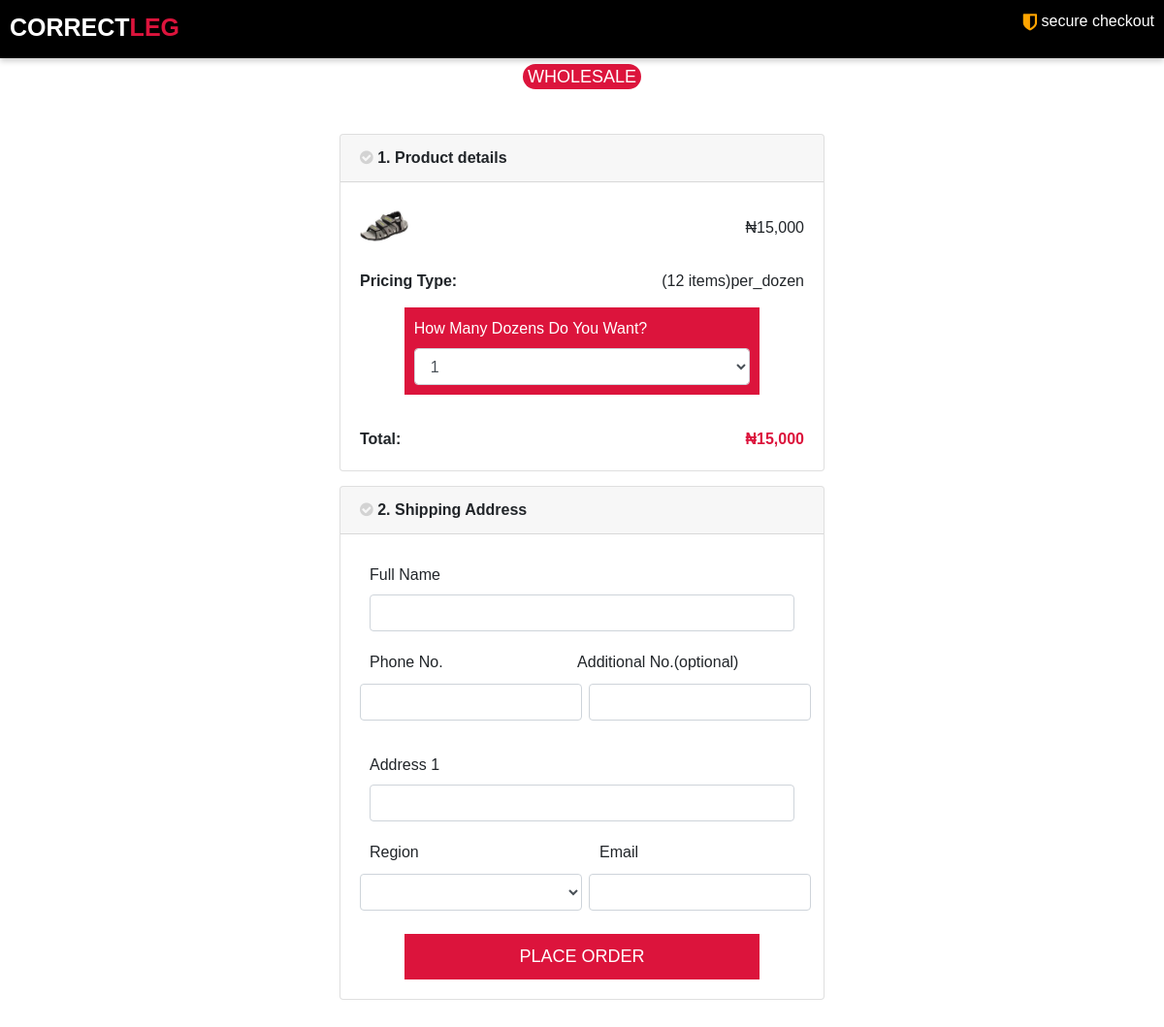
/wholesale-checkout.php?i=5ee775810a13d, run on the app's committed database.
### tables this page shows
CREATE TABLE `wholesaleproduct` (
  `id` int(11) NOT NULL,
  `uniqueid` varchar(500) NOT NULL,
  `sellerid` varchar(500) NOT NULL,
  `name` varchar(500) NOT NULL,
  `description` varchar(500) NOT NULL,
  `image1` varchar(500) NOT NULL,
  `image2` varchar(500) NOT NULL,
  `image3` varchar(500) NOT NULL,
  `itemisfor` varchar(500) NOT NULL,
  `itemtype` varchar(500) NOT NULL,
  `size` varchar(500) NOT NULL,
  `brandname` varchar(500) NOT NULL,
  `price_per_dozen` varchar(500) NOT NULL,
  `price_per_set` varchar(500) NOT NULL,
  `howmany_per_set` varchar(500) NOT NULL,
  `time` varchar(500) NOT NULL,
  `date` varchar(500) NOT NULL,
  `status` varchar(500) NOT NULL,
  `productcode` varchar(500) NOT NULL
);

### wholesale-checkout.php (the view, shortened to what this page needs)
<?php
include 'dbconn.php';
include 'functions.php';
include 'classes/products.class.php';
$item_id = mysqli_real_escape_string($conn, $_GET['i']);
$sql = "SELECT * FROM wholesaleproduct WHERE uniqueid='$item_id';";
$result = mysqli_query($conn, $sql);
$row = mysqli_fetch_assoc($result);
if ($row['price_per_dozen'] == "empty") {
    $price = $row['price_per_set'];
    $pricing_type = "per_set";
    $howmany = $row['howmany_per_set'];
    $pricing_type_text = "Sets";
} else {
    $price = $row['price_per_dozen'];
    $pricing_type = "per_dozen";
    $howmany = 12;
    $pricing_type_text = "Dozens";
}
?>
<!DOCTYPE html>
<html lang="zxx">
<head>
    <link rel="stylesheet" href="css/bootstrap.min.css" type="text/css" />
    <link rel="stylesheet" href="css/font-awesome.min.css" type="text/css" />
    <link rel="stylesheet" href="css/elegant-icons.css" type="text/css" />
    <link rel="stylesheet" href="css/nice-select.css" type="text/css" />
    <link rel="stylesheet" href="css/jquery-ui.min.css" type="text/css" />
    <link rel="stylesheet" href="css/owl.carousel.min.css" type="text/css" />
    <link rel="stylesheet" href="css/slicknav.min.css" type="text/css" />
    <link rel="stylesheet" href="css/style.css" type="text/css" />
    <link rel="stylesheet" href="css/mystyle.css" type="text/css" />
</head>
<body>
    <div class="fixed-header sticky-top">
        <span class="header-text">CORRECT<span style="color: crimson;">LEG</span></span>
        <button style="float:right;color:white;border:none;background-color:black;"><i class="fa fa-shield" style="color:orange;font-size:20px;position:relative;top:3px;"></i> secure checkout</button>
    </div>
    <div class="indicator-container">
        <div class="form-control" style="display:flex;justify-content:center;border:none;">
            <button class="indicator-btn active">WHOLESALE</button>
        </div>
    </div>
    <div class="main-content">
        <form action="" method="POST">
            <div class="main-content-area">
                <div class="item-details-container">
                    <div class="card">
                        <div class="card-header"><i class="fa fa-check-circle" style="color:lightgrey;"></i> <span style="font-weight:bold;">1. Product details</span></div>
                        <div class="card-body">
                            <div style="width:100%;bottom:1px solid lightgrey;">
                                <div style="width:100%;padding:0px;height:65px;">
                                    <img src="<?php echo $row['image1']; ?>" style="width:50px;height:50px;float:left;">
                                    <span style="float:right;position:relative;top:15px;margin-left:80px;"><span>&#8358</span><?php echo number_format($price); ?></span>
                                </div>
                            </div>
                            <div style="width:100%;margin-top:5px;">
                                <span style="float:left;font-weight:bold;">Pricing Type:</span>
                                <span style="float:right;position:relative;"><?php echo "(" . $howmany . " items)" . $pricing_type; ?></span>
                            </div>
                            <br>
                            <div style="width:80%;margin:auto;background-color:crimson;color:white;padding:10px;margin-top:15px;">
                                <label>How Many <?php echo $pricing_type_text; ?> Do You Want?</label>
                                <select class="form-control" class="how-many" onchange="sel(this)" name="howmany" id="">
                                    <?php $x = 1;
                                    while ($x < 100) {
                                        echo "<option>$x</option>";
                                        $x++;
                                    }
                                    ?>
                                </select>
                            </div>
                            <br>
                            <div class="" style="margin-top:10px;">
                                <span style="float:left;font-weight:bold;">Total:</span>
                                <span class="" style="float:right;position:relative;color:crimson;font-weight:bold;"><?php echo "<span>&#8358</span><span class='total-price-display'>" . number_format($price) . "</span>"; ?></span>
                            </div>
                        </div>
                    </div>
                </div>
                <div class="address-details-container">
                    <div class="card">
                        <div class="card-header"><i class="fa fa-check-circle" style="color:lightgrey;"></i> <span style="font-weight:600;">2. Shipping Address</span> </div>
                        <div class="card-body">
                            <div style="width:100%;padding:10px;">
                                <label>Full Name</label>
                                <input type="text" class="form-control" name="fullname" value="" required>
                            </div>
                            <div style="width:100%;padding:10px;display:flex;flex-flow: row nowrap;">
                                <div class="" style="margin-right:7px !important;width:45%;">Phone No.</div>
                                <div class="" style="width:45%;padding-left:10px;">Additional No.(optional)</div>
                            </div>
                            <div style="width:100%;padding:0px;display:flex;flex-flow: row nowrap;">
                                <input type="text" class="form-control col-sm-6 col-xs-6" name="phone" style="margin-right:7px !important;" value="" placeholder="" required>
                                <input type="text" class="form-control col-sm-6 col-xs-6" name="additionalphone" style="" value="" placeholder="">
                            </div>
                            <br>
                            <div style="width:100%;padding:10px;">
                                <label>Address 1</label>
                                <input type="text" class="form-control" name="address1" value="" required>
                            </div>
                            <div style="width:100%;padding:10px;display:flex;flex-flow: row nowrap;">
                                <div class="" style="margin-right:40px !important;width:45%;">Region</div>
                                <div class="" style="margin-right:0px !important;width:45%;">Email</div>
                            </div>
                            <div style="width:100%;padding:0px;display:flex;flex-flow: row nowrap;">
                                <select class="form-control col-sm-6 col-xs-6" name="region" style="margin-right:7px !important;" required>
                                    <option><?php include 'utilities/states.php'; ?></option>
                                </select>
                                <input type="email" class="form-control col-sm-6 col-xs-6" name="email" value="" required>
                            </div>
                            <br>
                            <div style="width:100%;display:flex;justify-content:center;">
                                <button type="submit" name="submit" class="order-btn">PLACE ORDER</button>
                            </div>
                        </div>
                    </div>
                </div>
                <br><br>
            </div>
        </form>
    </div>
</body>
</html>

### css/style.css (style rules this page uses)
html, body { height: 100%; font-family: "Montserrat", sans-serif; -webkit-font-smoothing: antialiased; -o-font-smoothing: antialiased; -moz-font-smoothing: antialiased; font-smoothing: antialiased; }
* { margin: 0; }
img { max-width: 100%; }

### wholesale-checkout.php (style rules this page uses)
* { margin: 0; padding: 0; }
@media only screen and (min-width: 690px) { .fixed-header { width: 100%; height: 60px; padding: 10px; background-color: black; box-shadow: 0px 3px 6px rgba(0, 0, 0, 0.2); } }
@media only screen and (min-width: 690px) { .header-text { font-weight: bold; color: white; font-size: 25px; } }
@media only screen and (min-width: 690px) { .indicator-container { width: 600px; margin: auto; display: flex; flex-flow: row nowrap; margin-bottom: 40px; } }
@media only screen and (min-width: 690px) { .indicator-btn { padding: 5px; background-color: white; border: none; color: grey; font-size: 18px; } }
@media only screen and (min-width: 690px) { .active { background-color: crimson; color: white; border-radius: 50px; line-height: 0px; } }
@media only screen and (min-width: 690px) { .main-content { width: 70%; margin: auto; } }
@media only screen and (min-width: 690px) { .main-content-area { width: 500px; margin: auto; margin-top: 10px; background-color: ; } }
@media only screen and (min-width: 690px) { .item-details-container { width: 100%; margin: auto; margin-bottom: 15px; } }
@media only screen and (min-width: 690px) { .address-details-container { width: 100%; margin: auto; margin-bottom: 15px; } }
@media only screen and (min-width: 690px) { .order-btn { width: 80%; padding: 10px; background-color: crimson; color: white; border: none; font-size: 18px; } }

### data on the page
wholesaleproduct: image1 (picture), price_per_dozen "15,000", price_per_dozen "12", price_per_dozen "per_dozen", price_per_dozen "Dozens"

### other printed values
form field howmany "1"
